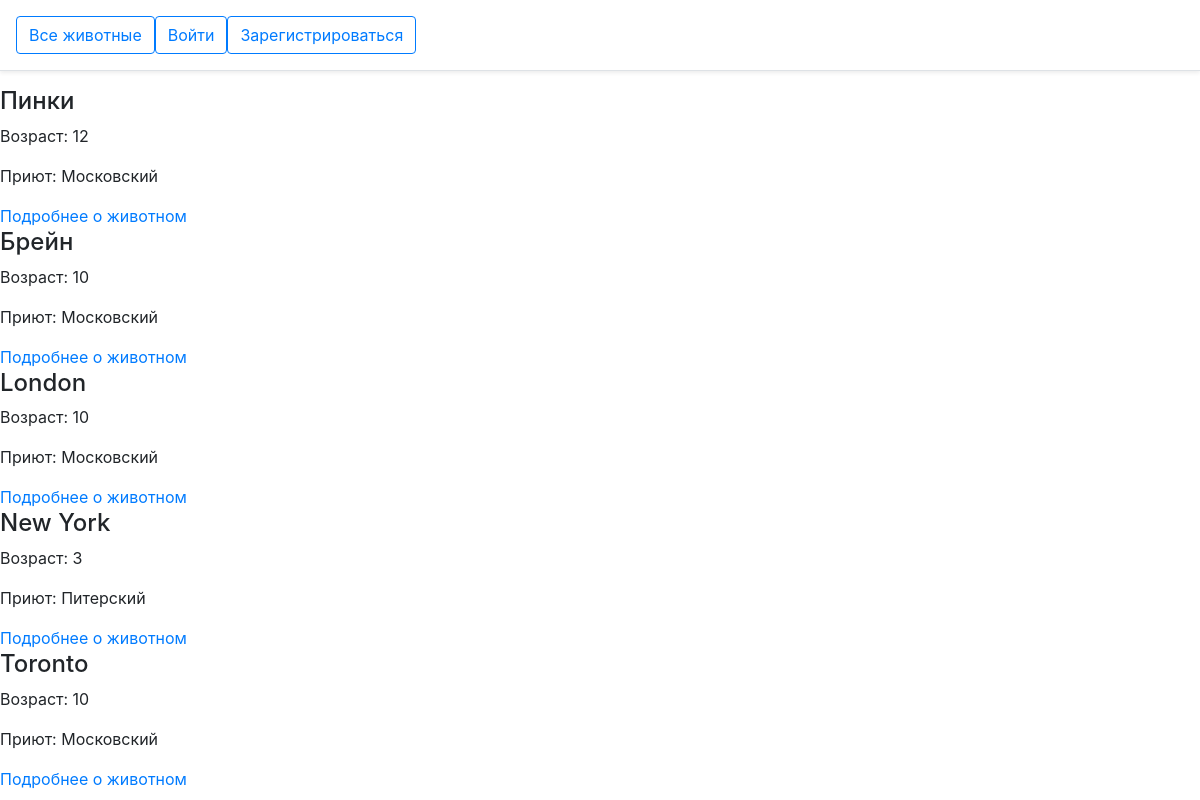
/animals/, run on the app's committed database.
### app_animals/models.py (models this page shows, shortened)
class Animals(models.Model):
    name = models.CharField(max_length=100)
    age = models.CharField(max_length=100)
    date_arrival = models.DateField()
    weight = models.CharField(max_length=5)
    growth = models.CharField(max_length=5)
    signs = models.CharField(max_length=100)
    shelter = models.ForeignKey('Shelter', blank=True, on_delete=models.CASCADE, related_name='shelter')
    class Meta:
        verbose_name = 'Животное'
        verbose_name_plural = 'Животные'

class Shelter(models.Model):
    name = models.CharField(max_length=100)
    class Meta:
        verbose_name = 'Приют'
        verbose_name_plural = 'Приюты'

### app_animals/views.py (the view)
# urls.py: path('', AnimalsList.as_view(), name='animal_list'),
class AnimalsList(generic.ListView):
    model = Animals
    template_name = 'app_animals/animal_list.html'
    context_object_name = 'animals'

### app_animals/templates/app_animals/animal_list.html (shortened to what this page needs)
{% extends "app_animals/base.html" %}
{% block body %}
    {% for animal in animals %}
        <h4>{{ animal.name }}</h4>
        <p>Возраст: {{ animal.age }}</p>
        <p>Приют: {{ animal.shelter.name }}</p>
        <a href="{% url 'app_animals:animal_detail' animal.id %}">Подробнее о животном</a>
    {% endfor %}
{% endblock %}

### app_animals/templates/app_animals/base.html (shortened to what this page needs)
<!DOCTYPE html>
<html lang="en">
<head>
    <link rel="stylesheet" href="https://stackpath.bootstrapcdn.com/bootstrap/4.5.2/css/bootstrap.min.css"
>
</head>
<body>
     <header class="d-flex flex-md-row p-3 mb-3 border-bottom shadow-sm">
         <a class="btn btn-outline-primary" href="{% url 'app_animals:animal_list' %}">Все животные</a>
         {% if request.user.is_authenticated %}
            <a class="btn btn-outline-primary" href="{% url 'app_animals:animal_create' %}">Добавить животное</a>
            <a class="btn btn-outline-primary" href="{% url 'app_users:user_detail' user.id %}">Личный кабинет</a>
            <a class="btn btn-outline-primary" href="{% url 'app_users:logout' %}">Выйти</a>
         {% else %}
            <a class="btn btn-outline-primary" href="{% url 'app_users:login' %}">Войти</a>
            <a class="btn btn-outline-primary" href="{% url 'app_users:register' %}">Зарегистрироваться</a>
         {% endif %}
    </header>
        {% block body %}{% endblock %}
</body>
</html>

### data on the page
Animals: name "Пинки", age "12", shelter.name "Московский"
Animals: name "Брейн", age "10", shelter.name "Московский"
Animals: name "London", age "10", shelter.name "Московский"
Animals: name "New York", age "3", shelter.name "Питерский"
Animals: name "Toronto", age "10", shelter.name "Московский"
